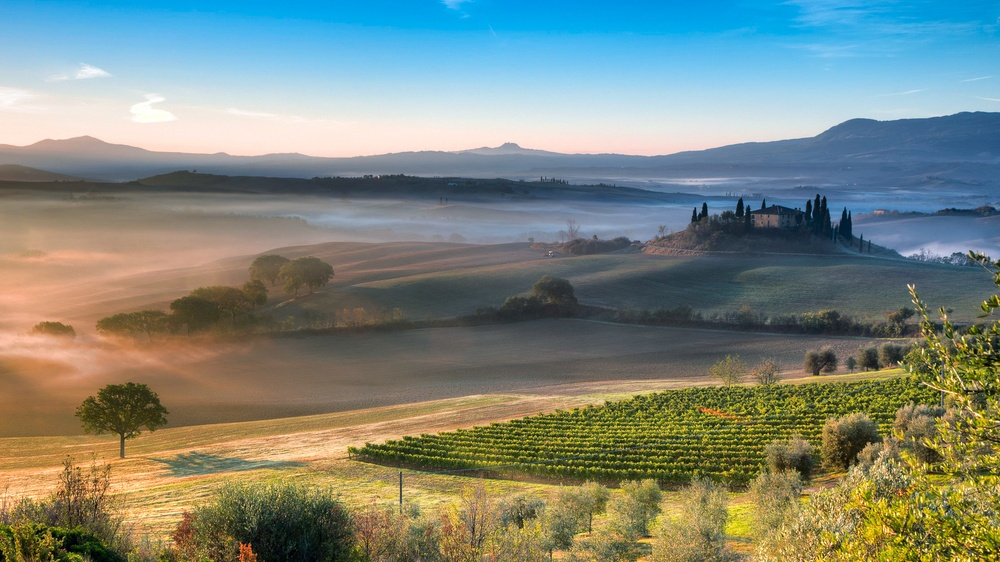
#> input picture 5.jpg, 1000 x 562 px, shrunk from 1920 x 1080 before the run
$ python Image_arithmetics_and_Logic.py
#> lines starting #> are read from the running program, lines starting #| are printed output that depends on the picture; after the words box and inside, x2 and y2 are one past the last pixel; in counts of white or black regions, pixels touching at a corner belong together
import numpy as np
import cv2
import matplotlib.pyplot as plt

img1 = cv2.imread('5.jpg')
#> img1 is the input picture: shape (562, 1000, 3); mean B, G, R 124.5, 135.1, 125.1
img2 = cv2.imread('1.jpg')
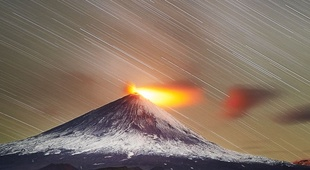
#> input picture 1.jpg, 310 x 170 px, shrunk from 596 x 326 before the run
#> img2 is the input picture: shape (170, 310, 3); mean B, G, R 100.8, 115.2, 134.4

##add = img1 + img2
##add = cv2.add(img1,img2)
##weighted = cv2.addWeighted(img1,0.6,img2,0.4,0)

rows,cols,channel = img2.shape
#> rows = 170; cols = 310; channel = 3
roi = img1[0:rows,0:cols]
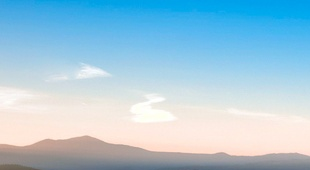
#> roi: shape (170, 310, 3); mean B, G, R 218.8, 200, 163.2

img2gray = cv2.cvtColor(img2,cv2.COLOR_BGR2GRAY)
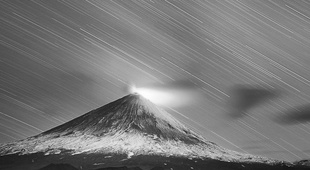
#> img2gray: shape (170, 310); min 11, max 254, mean 119.3
ret,mask = cv2.threshold(img2gray,220,255,cv2.THRESH_BINARY_INV)
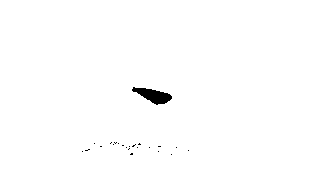
#> mask: shape (170, 310); 99.2% white; 23 black regions (22 under 20 px), largest, box (x1, y1, x2, y2) and area: (132, 87, 172, 105) 375

mask_inv = cv2.bitwise_not(mask)

img1_bg = cv2.bitwise_and(roi,roi,mask= mask_inv)
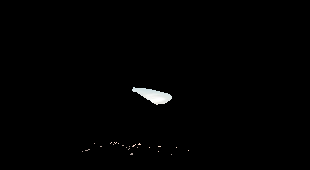
#> img1_bg: shape (170, 310, 3); mean B, G, R 1.8, 1.8, 1.8
img2_fg = cv2.bitwise_and(img2,img2,mask=mask)

dst = cv2.add(img1_bg,img2_fg)
img1[0:rows,0:cols] = dst
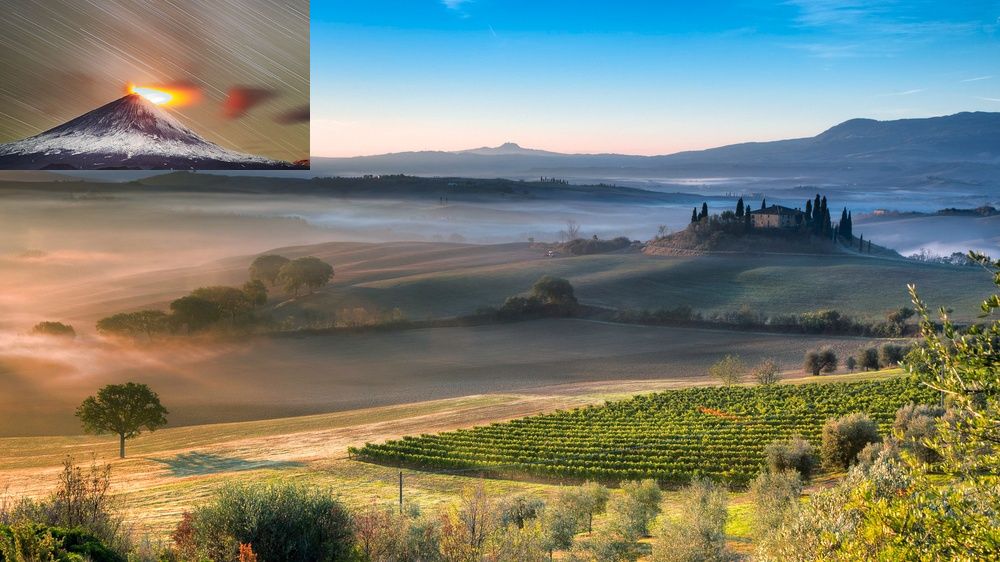
#> img1: shape (562, 1000, 3); mean B, G, R 113.5, 127.1, 122.4

cv2.imshow('res',img1)
cv2.imshow('dst',dst)

##cv2.imshow('mask', mask)
cv2.waitKey(0)
cv2.destroyAllWindows()
